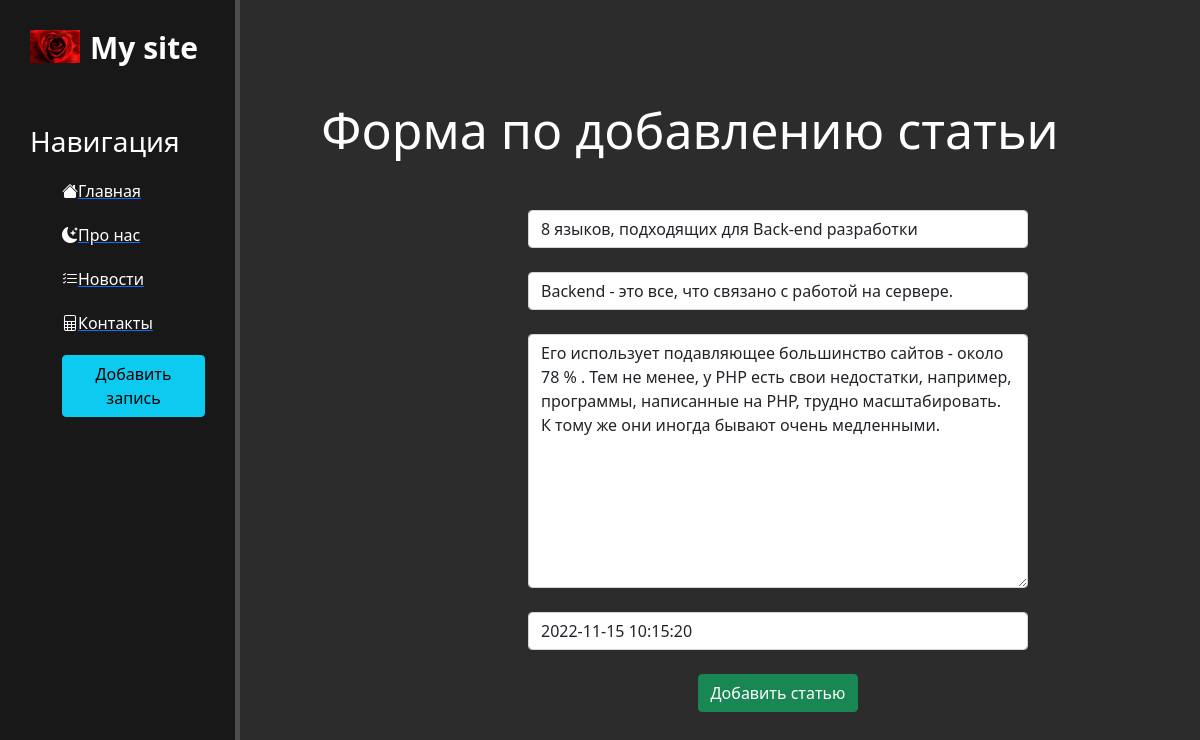
Page /news/4/update on the committed database.
### news/models.py (models this page shows, shortened)
class Articles(models.Model):
    title = models.CharField('Название', max_length=50)
    anons = models.CharField('Анонс', max_length=200)
    full_text = models.TextField('Статья')
    date = models.DateTimeField('Дата публикации')
    class Meta:
        verbose_name = 'Новость'
        verbose_name_plural = 'Новости'

### news/views.py (the view)
# urls.py: path('<int:pk>/update', views.NewsUpdateView.as_view(), name='news_update'),
class NewsUpdateView(UpdateView):
    model = Articles
    template_name = 'news/create.html'
    form_class = ArticlesForm

### news/forms.py
class ArticlesForm(ModelForm):
    class Meta:
        model = Articles
        fields = ['title', 'anons', 'full_text', 'date']
        widgets = {
            'title': TextInput(attrs={'class': 'form-control', 'placeholder': 'Название статьи'}),
            'anons': TextInput(attrs={'class': 'form-control', 'placeholder': 'Анонс статьи'}),
            'full_text': Textarea(attrs={'class': 'form-control', 'placeholder': 'Текст статьи'}),
            'date': DateTimeInput(attrs={'class': 'form-control', 'placeholder': 'Дата публикации'}),
        }

### news/templates/news/create.html (shortened to what this page needs)
{% extends 'main/layout.html' %}
{% block content %}
    <div class="features">
        <h1>Форма по добавлению статьи</h1>
        <form method="post">
            {{ form.title }}<br>
            {{ form.anons }}<br>
            {{ form.full_text }}<br>
            {{ form.date }}<br>
            <button class="btn btn-success" type="submit">Добавить статью</button>
        </form>
    </div>
{% endblock %}

### main/static/main/css/main.css (style rules this page uses)
body { background: #2c2c2c }
main .features { float: left; color: #fff; margin-top: 100px; text-align: center; width: 75%; }
main .features h1 { font-size: 50px }
form { margin-left: 32%; width: 500px; margin-top: 50px; }

### rows in the picture
Articles: title "8 языков, подходящих для Back-end разработки", anons "Backend - это все, что связано с работой на сервере.", full_text "Его использует подавляющее большинство сайтов - около 78 % . Тем не менее, у PHP есть свои недостатки, например, программы, написанные на PHP, трудно масштабировать. К тому же они иногда бывают очень медленными.", date "2022-11-15 10:15:20"
